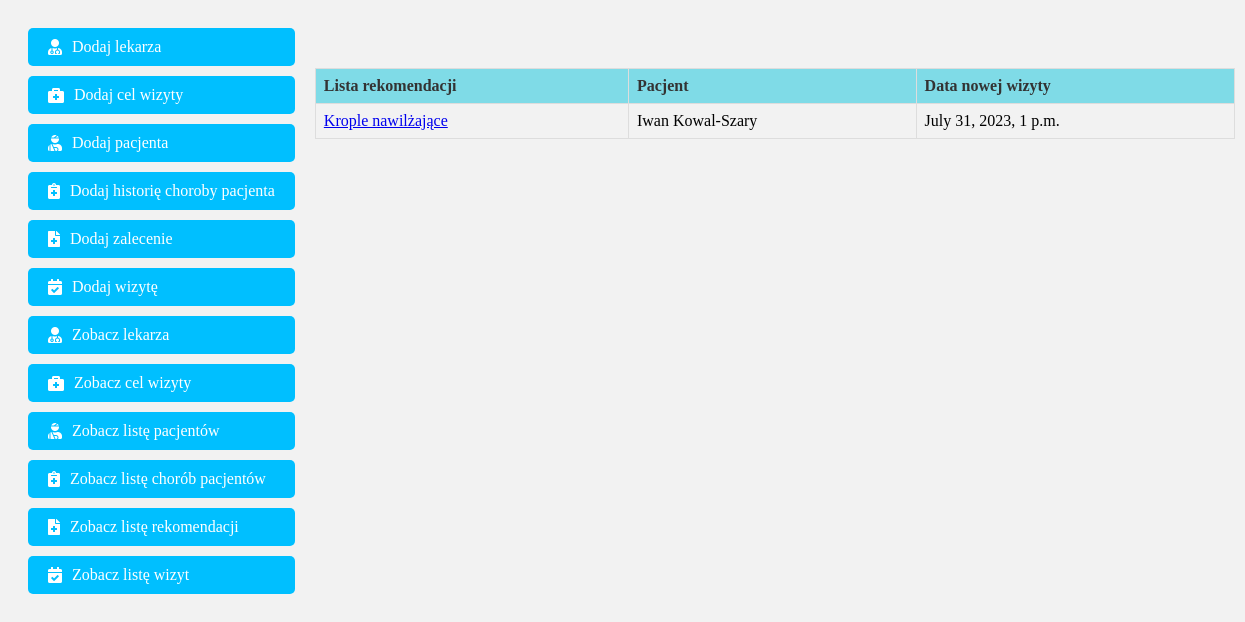
Page /show_recommendations/ on the committed database.
### registration/models.py (models this page shows, shortened)
class Recommendation(models.Model):
    recommendations = models.CharField(max_length=64)
    patient = models.ForeignKey(Patient, on_delete=models.CASCADE)
    new_visit_date = models.DateTimeField()

class Patient(models.Model):
    name = models.CharField(max_length=64)
    surname = models.CharField(max_length=64)
    def __str__(self):
        return f'{self.name} {self.surname}'

### registration/views.py (the view)
# urls.py: path('show_recommendations/', views.LetShowRecommendation.as_view(), name='show_recommendation'),
class LetShowRecommendation(View):
    def get(self, request):
        db_recommendation = Recommendation.objects.all()
        return render(request, 'show_recommendation.html', {'recommendations': db_recommendation})

### templates/show_recommendation.html
{% extends 'index.html' %}
{% block content %}
<table class="nice-table">
    <thead>
        <tr>
            <th>Lista rekomendacji</th>
            <th>Pacjent</th>
            <th>Data nowej wizyty</th>
        </tr>
    </thead>
    <tbody>
        {% for recommendation in recommendations %}
        <tr>
            <td><a href="/show_recommendations/{{ recommendation.id }}">{{ recommendation.recommendations }}</a></td><td><a> {{ recommendation.patient }}</a></td> <td><a> {{ recommendation.new_visit_date }}</a></td>
        </tr>
        {% endfor %}
    </tbody>
</table>
{% endblock %}

### registration/static/base.css (style rules this page uses)
.nice-table { width: 200%; border-collapse: collapse; margin-top: 20px; margin-left: 20px; }
.nice-table th, .nice-table td { border: 1px solid #dddddd; padding: 8px; text-align: left; }
.nice-table th { background-color: #7fdbe7; color: #333; }
.contener { background-color: #f2f2f2; display: flex; justify-content: flex-start; padding: 20px; }

### rows in the picture
Recommendation: recommendations "Krople nawilżające", patient "Iwan Kowal-Szary", new_visit_date "July 31, 2023, 1 p.m."
